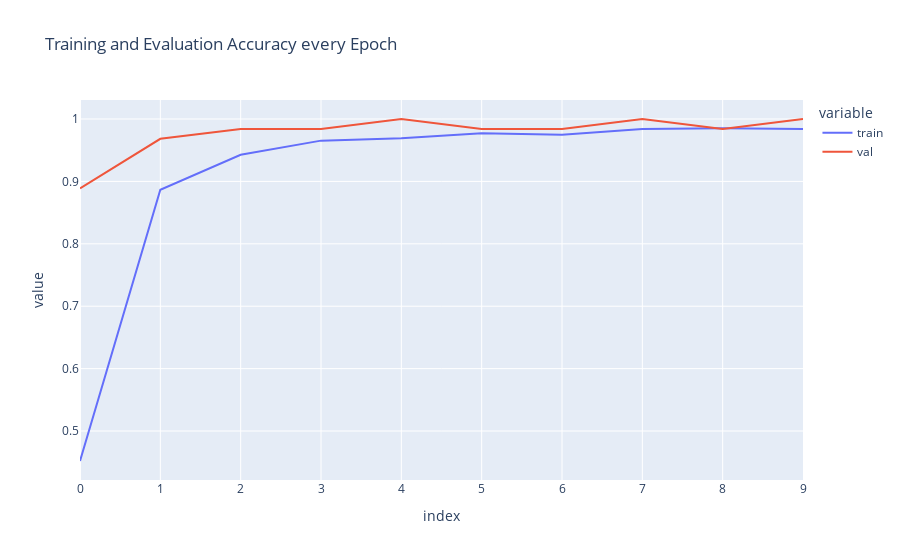

Notebook code for this chart:
### Code cell
from plotly.offline import iplot, init_notebook_mode
import plotly. express as px
import pandas as pd

init_notebook_mode(connected=True)

acc = pd.DataFrame({ 'train': history.history['acc'], 'val': history.history['val_acc']})

fig = px.line(acc, x=acc.index, y=acc.columns[0::], title='Training and Evaluation Accuracy every Epoch')
fig.show()

### Figure 1 — Plotly figure (JSON) as saved in the notebook; plotly's stock layout.template omitted (floating-point values rounded to 4 significant figures)
{"data": [{"hovertemplate": "variable=train<br>index=%{x}<br>value=%{y}<extra></extra>", "legendgroup": "train", "line": {"color": "#636efa", "dash": "solid"}, "marker": {"symbol": "circle"}, "mode": "lines", "name": "train", "orientation": "v", "showlegend": true, "x": [0, 1, 2, 3, 4, 5, 6, 7, 8, 9], "xaxis": "x", "y": [0.452, 0.8867, 0.9427, 0.9653, 0.9693, 0.9773, 0.9747, 0.984, 0.9853, 0.984], "yaxis": "y", "type": "scatter"}, {"hovertemplate": "variable=val<br>index=%{x}<br>value=%{y}<extra></extra>", "legendgroup": "val", "line": {"color": "#EF553B", "dash": "solid"}, "marker": {"symbol": "circle"}, "mode": "lines", "name": "val", "orientation": "v", "showlegend": true, "x": [0, 1, 2, 3, 4, 5, 6, 7, 8, 9], "xaxis": "x", "y": [0.8889, 0.9683, 0.9841, 0.9841, 1, 0.9841, 0.9841, 1, 0.9841, 1], "yaxis": "y", "type": "scatter"}], "layout": {"xaxis": {"anchor": "y", "domain": [0, 1], "title": {"text": "index"}}, "yaxis": {"anchor": "x", "domain": [0, 1], "title": {"text": "value"}}, "legend": {"title": {"text": "variable"}, "tracegroupgap": 0}, "title": {"text": "Training and Evaluation Accuracy every Epoch"}}}
